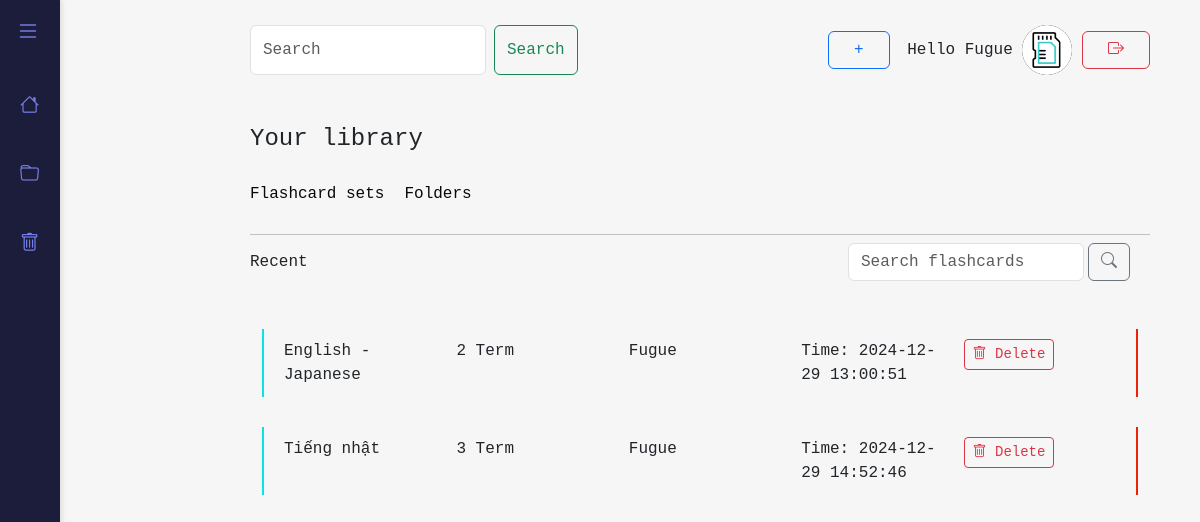
The app's page /Views/Logged-in/librarySets.php (signed in) with its own data.
### tables this page shows
CREATE TABLE IF NOT EXISTS `decks` (
  `id` int NOT NULL AUTO_INCREMENT,
  `user_id` int NOT NULL,
  `name` varchar(255) NOT NULL,
  `size` int NOT NULL,
  `time` timestamp NOT NULL DEFAULT CURRENT_TIMESTAMP,
  `favorites` int NOT NULL DEFAULT '0',
  `is_deleted` tinyint NOT NULL DEFAULT '0',
  PRIMARY KEY (`id`)
);

CREATE TABLE IF NOT EXISTS `users` (
  `id` int NOT NULL AUTO_INCREMENT,
  `username` varchar(255) NOT NULL,
  `password` char(128) NOT NULL,
  `gmail` varchar(255) NOT NULL,
  PRIMARY KEY (`id`)
);

### App/Models/Deck.php (called while the page is built, shortened)
<?php
class Deck extends Database
{
    function all($userID)
    {
        $sql = parent::$connection->prepare("SELECT decks.*, users.username AS user_name
                                            FROM `decks`
                                            JOIN `users` ON decks.user_id = users.id
                                            WHERE `decks`.`is_deleted` = 0 AND users.id =?");
        $sql->bind_param("i", $userID);
        return parent::select($sql);
    }
}

### App/Models/Database.php (called while the page is built, shortened)
<?php
class Database
{
    function select($sql) {
        $sql->execute();
        return $sql->get_result()->fetch_all(MYSQLI_ASSOC);
    }
}

### Views/Logged-in/librarySets.php (the view, shortened to what this page needs)
<?php
require_once '../../Config/database.php';
$deckModel = new Deck();
if (!empty($_SESSION['idu'])) {
    $decks = $deckModel->all($_SESSION['idu']);
}
?>
<!DOCTYPE html>
<html lang="en">
<head>
    <link rel="stylesheet" href="https://cdn.jsdelivr.net/npm/bootstrap-icons@1.11.1/font/bootstrap-icons.css">
    <link href="https://cdn.jsdelivr.net/npm/bootstrap@5.3.0/dist/css/bootstrap.min.css" rel="stylesheet">
    <link rel="stylesheet" href="../../Assets/css/base-layout.css">
    <link rel="stylesheet" href="../../Assets/css/libraryCard.css">
    <link rel="stylesheet" href="../../Assets/css/components.css">
</head>
<body>
        <div class="sidebar" id="sidebar">
            <div class="menu-toggle menu-icon py-3">
                <i class="bi bi-list " style="cursor: pointer;" onclick="toggleSidebar()"></i>
            </div>
            <div class="items ">
                <a href="home.php" class="menu-item">
                    <i class="bi bi-house"></i>
                </a>
                <a href="librarySets.php" class="menu-item">
                    <i class="bi bi-folder"></i>
                </a>
                <a href="bin.php" class="menu-item">
                    <i class="bi bi-trash"></i>
                </a>
            </div>
        </div>
        <div class="container-user d-flex flex-column ;">
            <div class="content">
                <form class="d-flex" role="search">
                    <input class="form-control me-2" type="search" placeholder="Search" aria-label="Search">
                    <button class="btn btn-outline-success" type="submit">Search</button>
                </form>
                <div class="create-logout">
                    <button class="btn btn-outline-primary me-2 dropdown-toggle btn-css" href="#" role="button"
                        data-bs-toggle="dropdown" aria-expanded="false">
                        <span>&#43;</span>
                    </button>
                    <p style="display: inline;">Hello <?php echo $_SESSION["username"] ?></p>
                    <img src="../../Assets/images/memory-card.gif" class="avatar" alt="avatar">
                    <a href="logout.php"><i class="bi bi-box-arrow-right btn btn-outline-danger btn-css"></i></a>
                </div>
            </div>
            <div class="library">
                <h4>Your library</h4>
                <div class="container-library g-0">
                    <ul class="nav">
                        <li class="nav-item">
                            <a class="nav-link" href="#">Flashcard sets</a>
                        </li>
                        <li class="nav-item">
                            <a class="nav-link" href="libraryFolder.php">Folders</a>
                        </li>
                    </ul>
                </div>
                <hr class="my-2">
                <div class="nav-2 d-flex justify-content-between align-items-center">
                    <p class="m-0">Recent</p>
                    <form class="d-flex search-bar ">
                        <input type="text" class="form-control mx-1 " placeholder="Search flashcards" aria-label="Search">
                        <button class="btn btn-outline-secondary btn-search" type="submit">
                            <i class="bi bi-search"></i>
                        </button>
                    </form>
                </div>
                <div class="container mt-5">
                    <?php foreach ($decks as $deck) : ?>
                        <div class="block-item">
                            <div class="grid-container">
                                <div class="grid-item"><?php echo $deck['name']; ?></div>
                                <div class="grid-item"><?php echo $deck['size']; ?> Term</div>
                                <div class="grid-item"><?php echo $deck['user_name']; ?></div>
                                <div class="grid-item ">Time: <?php echo $deck['time']; ?></div>
                                <form method="post" action="librarySets.php" style="display:inline;">
                                    <button type="submit" class="btn btn-outline-danger btn-sm">
                                        <i class="bi bi-trash"></i> Delete
                                    </button>
                            </form>
                            </div>
                        </div>
                    <?php endforeach ?>
                </div>
</div>
</body>
</html>

### Assets/css/base-layout.css (style rules this page uses)
* { padding: 0; margin: 0; box-sizing: border-box; font-family: "RobotoMono-Bold", monospace; }
html { font-size: 16px; }
body { margin: 0; padding: 0; height: 100vh; background-color: #f6f6f6; }
.sidebar { position: fixed; top: 0; left: 0; width: 60px; background-color: #1c1c3b; height: 100vh; overflow: hidden; transition: width 0.3s ease; z-index: 1000; box-shadow: 2px 0 5px rgba(0, 0, 0, 0.1); }
.items { display: flex; flex-direction: column; justify-content:center; align-items: flex-start; margin: 0 10px; padding: 10px; gap: 10px; }
.menu-item { display: flex; align-items: center; padding: 15px 0px; color: white; text-decoration: none; transition: background-color 0.3s ease, color 0.3s ease; border-radius: 5px; width: 100%; white-space: nowrap; }
.menu-item i { font-size: 1.2rem; color: #757fe9; }
.menu-icon { text-align: right; margin-right: 20px; cursor: pointer; }
.menu-icon i { color: #757fe9; font-size: 1.5rem; }
.content { padding: 0; display: flex; justify-content: space-between; margin-top: 25px; }
.avatar { width: 50px; border-radius: 50%; background: #000; }
.btn-css { padding-left: 25px; padding-right: 25px; }
.dropdown-toggle::after { display: none; }
.container-user { margin-left: 250px; margin-right: 50px; justify-content: center; }
a { text-decoration: none; color: #000; }

### Assets/css/libraryCard.css (style rules this page uses)
.grid-container { display: grid; grid-template-columns: repeat(5, 1fr); gap: 10px; padding: 10px; }
.grid-item { padding: 0 10px; }
.block-item { border-left: 2px solid rgb(8, 227, 235) ; border-right:2px solid rgb(235, 34, 8) ; margin-bottom: 30px; }

### Assets/css/components.css (style rules this page uses)
.nav-link { color: #090909; font-size: 16px; font-weight: 500; }
.container-library .nav-link { padding: 20px 0; padding-right: 20px; }
.search-bar { margin-right: 20px; }
.library { margin-top: 50px; }

### records on screen
decks: name "English - Japanese", size "2", user.username "Fugue", time "2024-12-29 13:00:51"
decks: name "Tiếng nhật", size "3", user.username "Fugue", time "2024-12-29 14:52:46"

### other values on screen
$_SESSION["username"] "Fugue"
